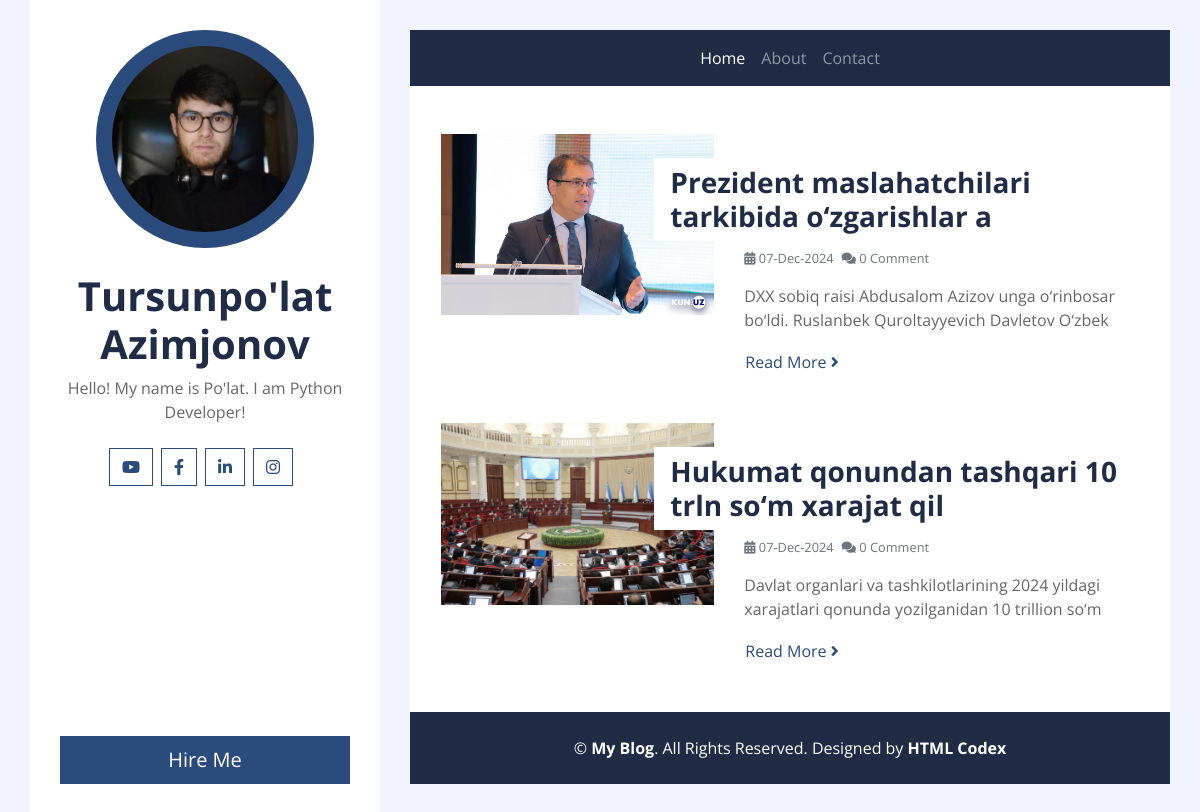
Page /filter/Mahalliy/ on the committed database.
### post_app/models.py (models this page shows, shortened)
class Post(models.Model):
    title = models.CharField(max_length=200)
    body = models.TextField()
    image = models.FileField(upload_to='post-images/')
    tags = models.ManyToManyField('Tag', related_name='tags', blank=True, null=True)
    created_on = models.DateTimeField(auto_now_add=True)
    class Meta:
        app_label = 'post_app'
        ordering = ('-created_on',)

### post_app/views.py (the view)
# urls.py: path('filter/<str:tagname>/', getPostsByTags, name='post_filter'),
def getPostsByTags(request, tagname):
    filter = True
    posts = Post.objects.filter(tags__name=tagname).all()
    return render(request, 'post_app/list.html', {'posts':posts, 'filter':filter})

### templates/post_app/list.html (shortened to what this page needs)
{% extends 'base.html' %}
{% load static %}
{% block content %}
    <div class="container bg-white pt-5">
        {% if filter %}
            {% for post in posts %}
        	<div class="row blog-item px-3 pb-5">
            <div class="col-md-5">
                {% if post.image %}
                <img class="img-fluid mb-4 mb-md-0" src="{{ post.image.url }}" alt="Image">
                {% endif %}
            </div>
            <div class="col-md-7">
                <h3 class="mt-md-4 px-md-3 mb-2 py-2 bg-white font-weight-bold"> {{ post.title | slice:'50' }}</h3>
                <div class="d-flex mb-3">
                    <small class="mr-2 text-muted"><i class="fa fa-calendar-alt"></i> {{ post.created_on | date:'d-M-Y' }}</small>
                    {% if post.comments.count <= 1 %}
                    	<small class="mr-2 text-muted"><i class="fa fa-comments"></i> {{ post.comments.count }} Comment</small>
                    {% else %}
                        <small class="mr-2 text-muted"><i class="fa fa-comments"></i> {{ post.comments.count }} Comments</small>
                    {% endif %}
                </div>
                <p>
                    {{ post.body | slice:'100' }}
                </p>
                <a class="btn btn-link p-0" href="{% url 'post_detail' post.pk %}">Read More <i class="fa fa-angle-right"></i></a>
            </div>
        </div>
        {% endfor %}
        {% endif %}
    </div>
{% endblock %}

### rows in the picture
Post: image (picture), title "Prezident maslahatchilari tarkibida o‘zgarishlar a", created_on "07-Dec-2024", comments.count "0", body "DXX sobiq raisi Abdusalom Azizov unga o‘rinbosar bo‘ldi. Ruslanbek Quroltayyevich Davletov O‘zbek"
Post: image (picture), title "Hukumat qonundan tashqari 10 trln so‘m xarajat qil", created_on "07-Dec-2024", comments.count "0", body "Davlat organlari va tashkilotlarining 2024 yildagi xarajatlari qonunda yozilganidan 10 trillion so‘m"
